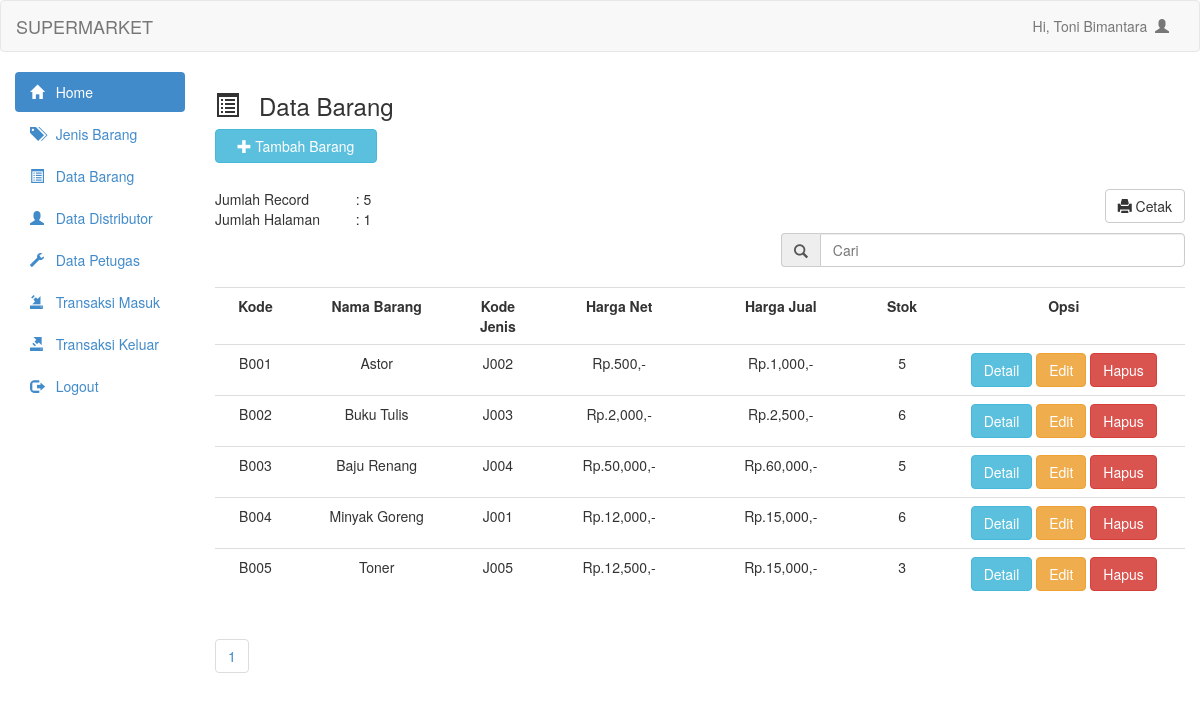
Screenshot of /admin/barang_data.php (signed in) with the database file from the repository.
### tables this page shows
CREATE TABLE `tblbarang` (
  `kode_barang` varchar(50) NOT NULL,
  `nama_barang` varchar(100) NOT NULL,
  `kode_jenis` varchar(100) NOT NULL,
  `harga_net` varchar(100) NOT NULL,
  `harga_jual` varchar(100) NOT NULL,
  `stok` varchar(100) NOT NULL
);

### admin/barang_data.php (the view, shortened to what this page needs)
<?php
    include "header.php";
    $barang = mysqli_query($connect, "SELECT * from tblbarang order by kode_barang asc");
?>
<!DOCTYPE html>
<html lang="en">
<head>
</head>
<body>
    <h3><span class="glyphicon glyphicon-list-alt"></span> &nbsp Data Barang</h3>
    <button style="margin-bottom:20px" data-toggle="modal" data-target="#myModal" class="btn btn-info col-md-2"><span class="glyphicon glyphicon-plus"></span> Tambah Barang</button>
    <br/>
    <br/>
    <br/>
    <?php
        $per_hal = 10;
        $jumlah_record = mysqli_query($connect, "SELECT COUNT(*) from tblbarang");
        $jum = mysqli_fetch_array($jumlah_record, MYSQLI_NUM);
        $halaman = ceil($jum[0] / $per_hal);
        $page = (isset($_GET['page'])) ? (int) $_GET['page'] : 1;
        $start = ($page - 1) * $per_hal;
    ?>
    <table class="col-md-2">
            <tr>
                <td>Jumlah Record</td>
                <td><?php echo ": ".$jum[0]; ?></td>
            </tr>
            <tr>
                <td>Jumlah Halaman</td>
                <td><?php echo ": ".$halaman; ?></td>
            </tr>
    </table>
    <a style="margin-bottom:10px" href="cetak_barang.php" target="_blank" class="btn btn-default pull-right"><span
    class='glyphicon glyphicon-print'></span> Cetak</a>
    <form action="barang_search.php" method="get">
        <div class="input-group col-md-5 col-md-offset-7">
            <span class="input-group-addon" id="basic-addon1"><span class="glyphicon glyphicon-search"></span></span>
            <input type="text" class="form-control" placeholder="Cari" aria-describedby="basic-addon1"
                name="cari">
        </div>
    </form>
    <br />
    <table class="table table-hover">
        <tr>
            <th class="col-md-1"><center>Kode</th>
            <th class="col-md-2"><center>Nama Barang</th>
            <th class="col-md-1"><center>Kode Jenis</th>
            <th class="col-md-2"><center>Harga Net</th>
            <th class="col-md-2"><center>Harga Jual</th>
            <th class="col-md-1"><center>Stok</th>
            <th class="col-md-4"><center>Opsi</th>
        </tr>
        <?php
            if (isset($_GET['cari'])) {
                $cari = mysqli_real_escape_string($connect, $_GET['cari']);
                $barang = mysqli_query($connect, "select * from tblbarang where nama_barang like '%$cari%'");
            }
            else {
                $barang = mysqli_query($connect, "select * from tblbarang limit $start, $per_hal");
            }
            while ($data_barang = mysqli_fetch_array($barang)) {
        ?>
        <tr>
            <td><center><?php echo $data_barang['kode_barang']?></td>
            <td><center><?php echo $data_barang['nama_barang'] ?></td>
            <td><center><?php echo $data_barang['kode_jenis'] ?></td>
            <td><center>Rp.<?php echo number_format($data_barang['harga_net']) ?>,-</td>
            <td><center>Rp.<?php echo number_format($data_barang['harga_jual']) ?>,-</td>
            <td><center><?php echo $data_barang['stok'] ?></td>
            <td><center>
                <a href="barang_detail.php?kode_barang=<?php echo $data_barang['kode_barang']; ?>" class="btn btn-info">Detail</a>
                <a href="barang_update.php?kode_barang=<?php echo $data_barang['kode_barang']; ?>" class="btn btn-warning">Edit</a>
                <a onclick="if(confirm('Apakah anda yakin ingin menghapus data <?php echo $data_barang['kode_barang']; ?>??')){ location.href='barang_delete.php?kode_barang=<?php echo $data_barang['kode_barang']; ?>' }" class="btn btn-danger">Hapus</a>
            </td>
        </tr>
        <?php
        }
        ?>
    </table>
    <ul class="pagination">
        <?php
        for ($x = 1; $x <= $halaman; $x++) {
            ?>
        <li><a href="?page=<?php echo $x ?>"><?php echo $x ?></a></li>
        <?php
        }
        ?>
    </ul>
</body>
</html>

### admin/header.php (shortened to what this page needs)
<!DOCTYPE html>
<html>
<head>
    <link rel="stylesheet" type="text/css" href="../assets/css/bootstrap.css">
    <link rel="stylesheet" type="text/css" href="../assets/js/jquery-ui/jquery-ui.css">
</head>
<body>
    <div class="navbar navbar-default">
        <div class="container-fluid">
            <div class="navbar-header">
                <a href="home.php" class="navbar-brand">SUPERMARKET</a>
            </div>
            <div class="collapse navbar-collapse">
                <ul class="nav navbar-nav navbar-right">
                    <li><a class="dropdown-toggle" data-toggle="dropdown" role="button" href="#">Hi, <?php echo $_SESSION['user']  ?>&nbsp&nbsp<span class="glyphicon glyphicon-user"></span></a></li>
                </ul>
            </div>
        </div>
    </div>
    <div class="col-md-2">
        <ul class="nav nav-pills nav-stacked">
            <li class="active"><a href="home.php"><span class="glyphicon glyphicon-home"></span> &nbsp Home</a></li>
            <li><a href="jenis_data.php"><span class="glyphicon glyphicon-tags"></span>  &nbsp Jenis Barang</a></li>
            <li><a href="barang_data.php"><span class="glyphicon glyphicon-list-alt"></span>  &nbsp Data Barang</a></li>
            <li><a href="distributor_data.php"><span class="glyphicon glyphicon-user"></span>  &nbsp Data Distributor</a></li>
            <li><a href="petugas_data.php"><span class="glyphicon glyphicon-wrench"></span>  &nbsp Data Petugas</a></li>
            <li><a href="transaksi_masuk.php"><span class="glyphicon glyphicon-import"></span>  &nbsp Transaksi Masuk</a></li>
            <li><a href="transaksi_keluar.php"><span class="glyphicon glyphicon-export"></span>  &nbsp Transaksi Keluar</a></li>
            <li><a onclick="if(confirm('Apakah anda yakin akan keluar?')){location.href='logout.php'}"><span class="glyphicon glyphicon-log-out"></span>  &nbsp Logout</a></li>
        </ul>
    </div>
    <div class="col-md-10">

### rows the page displays
tblbarang: kode_barang "B001", nama_barang "Astor", kode_jenis "J002", harga_net "500", harga_jual "1,000", stok "5"
tblbarang: kode_barang "B002", nama_barang "Buku Tulis", kode_jenis "J003", harga_net "2,000", harga_jual "2,500", stok "6"
tblbarang: kode_barang "B003", nama_barang "Baju Renang", kode_jenis "J004", harga_net "50,000", harga_jual "60,000", stok "5"
tblbarang: kode_barang "B004", nama_barang "Minyak Goreng", kode_jenis "J001", harga_net "12,000", harga_jual "15,000", stok "6"
tblbarang: kode_barang "B005", nama_barang "Toner", kode_jenis "J005", harga_net "12,500", harga_jual "15,000", stok "3"

### other values shown
$_SESSION['user'] "Toni Bimantara"
$jum[0] "5"
$halaman "1"
